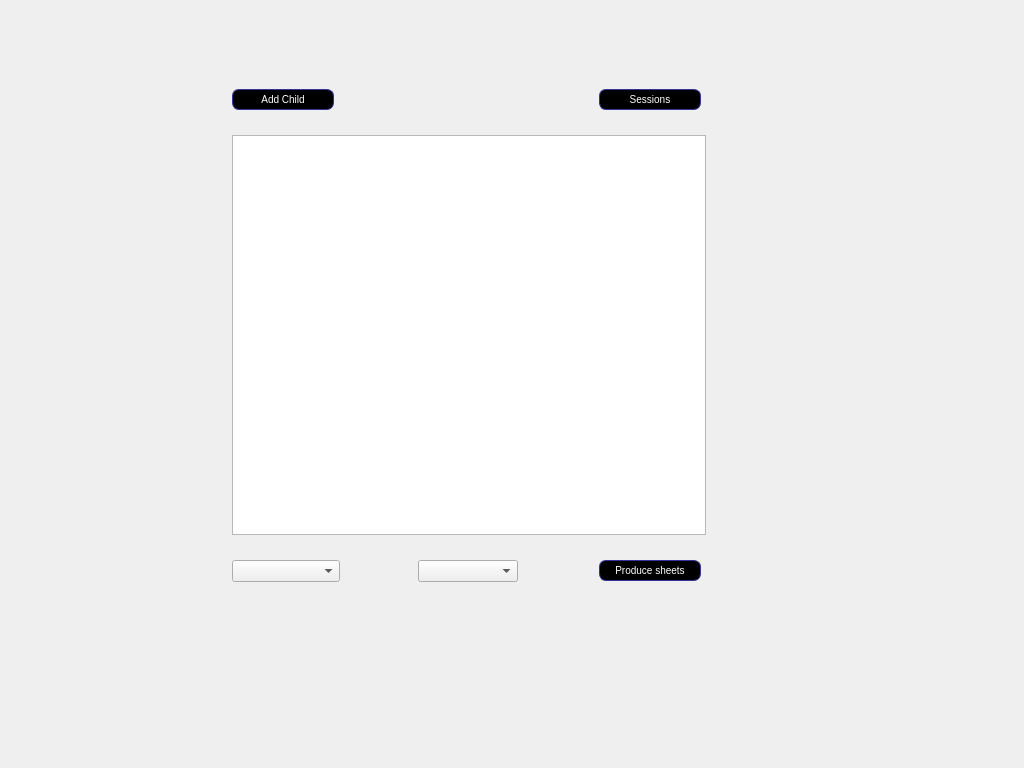
<?xml version="1.0" encoding="UTF-8"?>
<ui version="4.0">
 <class>ChildListForm</class>
 <widget class="QWidget" name="ChildListForm">
  <property name="geometry">
   <rect>
    <x>0</x>
    <y>0</y>
    <width>1024</width>
    <height>768</height>
   </rect>
  </property>
  <property name="windowTitle">
   <string>Form</string>
  </property>
  <property name="styleSheet">
   <string notr="true">
QPushButton {
color: white;
background-color: light-blue;
border-width: 1px;
border-color: #339;
border-style: solid;
border-radius: 7;
padding: 3px;
font-size: 10px;
padding-left: 5px;
padding-right: 5px;
min-width: 50px;
max-width: 90px;
min-height: 13px;
max-height: 13px;
}

</string>
  </property>
  <widget class="QWidget" name="gridLayoutWidget">
   <property name="geometry">
    <rect>
     <x>160</x>
     <y>70</y>
     <width>621</width>
     <height>531</height>
    </rect>
   </property>
   <layout class="QGridLayout" name="gridLayout">
    <item row="1" column="0">
     <widget class="QPushButton" name="addChildButton">
      <property name="sizePolicy">
       <sizepolicy hsizetype="Fixed" vsizetype="Fixed">
        <horstretch>0</horstretch>
        <verstretch>0</verstretch>
       </sizepolicy>
      </property>
      <property name="maximumSize">
       <size>
        <width>102</width>
        <height>21</height>
       </size>
      </property>
      <property name="text">
       <string>Add Child</string>
      </property>
     </widget>
    </item>
    <item row="4" column="0">
     <widget class="QComboBox" name="monthCombo">
      <property name="maximumSize">
       <size>
        <width>200</width>
        <height>16777215</height>
       </size>
      </property>
     </widget>
    </item>
    <item row="4" column="2">
     <widget class="QPushButton" name="printSessionsButton">
      <property name="text">
       <string>Produce sheets</string>
      </property>
     </widget>
    </item>
    <item row="1" column="2">
     <widget class="QPushButton" name="sessionsButton">
      <property name="maximumSize">
       <size>
        <width>102</width>
        <height>21</height>
       </size>
      </property>
      <property name="text">
       <string>Sessions</string>
      </property>
     </widget>
    </item>
    <item row="3" column="0" colspan="3">
     <widget class="QTableView" name="tableView">
      <property name="sizePolicy">
       <sizepolicy hsizetype="Minimum" vsizetype="Expanding">
        <horstretch>0</horstretch>
        <verstretch>0</verstretch>
       </sizepolicy>
      </property>
      <property name="minimumSize">
       <size>
        <width>330</width>
        <height>0</height>
       </size>
      </property>
      <property name="maximumSize">
       <size>
        <width>700</width>
        <height>400</height>
       </size>
      </property>
      <property name="styleSheet">
       <string notr="true"/>
      </property>
     </widget>
    </item>
    <item row="4" column="1">
     <widget class="QComboBox" name="yearCombo">
      <property name="maximumSize">
       <size>
        <width>100</width>
        <height>16777215</height>
       </size>
      </property>
     </widget>
    </item>
   </layout>
  </widget>
 </widget>
 <resources/>
 <connections/>
</ui>
